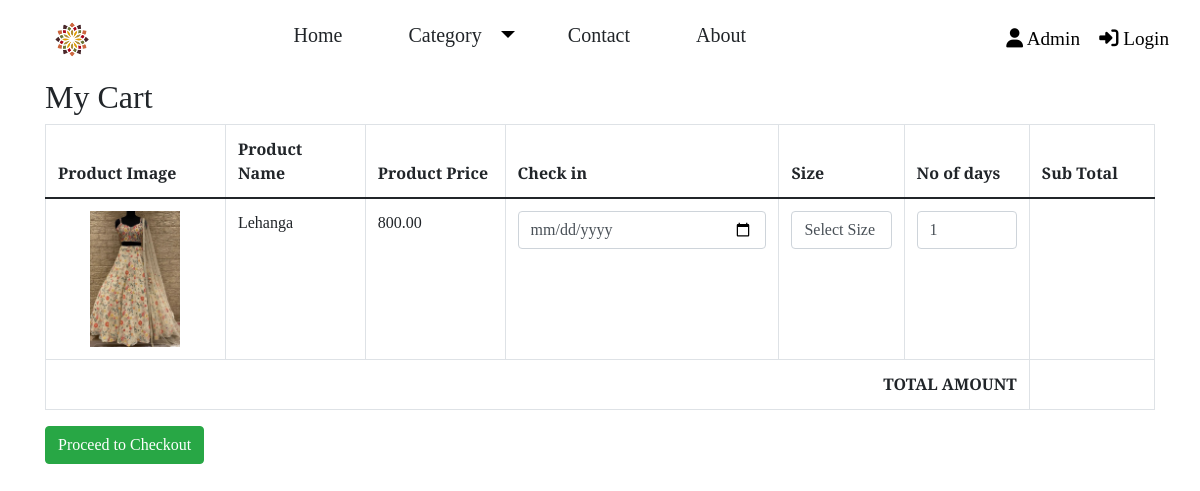
The app's page /proceed1.php?pid=1 with its own data.
### tables this page shows
CREATE TABLE `clothes` (
  `cloth_id` int(11) NOT NULL,
  `cloth_name` varchar(255) NOT NULL,
  `cloth_category` varchar(255) NOT NULL,
  `cloth_desc` text NOT NULL,
  `cloth_price` float(10,2) NOT NULL,
  `cloth_img` varchar(255) NOT NULL
);

### proceed1.php (the view, shortened to what this page needs)
<!doctype html>
<html lang="en">
<head>
    <link href="https://cdn.jsdelivr.net/npm/bootstrap@5.0.2/dist/css/bootstrap.min.css" rel="stylesheet">
    <link rel="stylesheet" href="./css/style.css">
    <link href="https://cdnjs.cloudflare.com/ajax/libs/font-awesome/6.2.0/css/all.min.css" rel="stylesheet">
</head>
<body>
    <?php require 'headers.php'; ?>
    <?php require 'connect.php'; ?>
    <div class="product-cart-container">
        <div class="container">
            <div class="row">
                <div class="col-md-12 clearfix">
                    <h2 class="section-head">My Cart</h2>
                    <?php
                    $id = $_GET['pid'];
                    $sql = "Select * from clothes where cloth_id=$id";
                    $result = mysqli_query($con, $sql);
                    $row = mysqli_fetch_assoc($result);
                    $cloth_img = $row['cloth_img'];
                    ?>
                    <form action="proceeddata1.php" method="POST">
                    <table class="table table-bordered">
                        <thead>
                            <th width="90px">Product Image</th>
                            <th width="40px">Product Name</th>
                            <th width="40px">Product Price</th>
                            <th width="80px">Check in</th>
                            <th width="80px">Size</th>
                            <th width="80px">No of days</th>
                            <th width="80px">Sub Total</th>
                        </thead>
                        <tbody>
                            <tr class="item-row">
                                <td width="70px" align="center"><img src="<?php echo $cloth_img; ?>" width="90px" /></td>
                                <td><?php echo $row['cloth_name']; ?></td>
                                <td><span class="product-price"><?php echo $row['cloth_price']; ?></span></td>
                                <td width="40px"><span><input type="date" name="bookdate" class="form-control" required></span></td>
                                <td width="70px">
                                    <select class="form-control" name="size" required>
                                        <option value="" selected hidden>Select Size</option>
                                    </select>
                                </td>
                                <td>
                                    <input class="form-control item-qty"name="nofd" type="number" id="nof" value="1" onclick="add()">
                                </td>
                                <td><span class="sub-total" id="res"></span></td>
                            </tr>
                            <tr>
                                <td colspan="6" align="right"><b>TOTAL AMOUNT</b></td>
                                <td class="total-price" id="res2"></td>
                            </tr>
                        </tbody>
                    </table>
                        <input type="submit" name="proceed" class="btn btn-md btn-success" value="Proceed to Checkout">
                    </form>
</body>
</html>

### css/style.css (style rules this page uses)
* { padding: 0; margin: 0; box-sizing: border-box; font-family: 'EB Garamond', serif; }

### css/headers.css (style rules this page uses)
* { padding: 0; margin: 0; box-sizing: border-box; font-family: 'EB Garamond', serif; }

### records on screen
clothes: cloth_img (picture), cloth_name "Lehanga", cloth_price "800.00"
